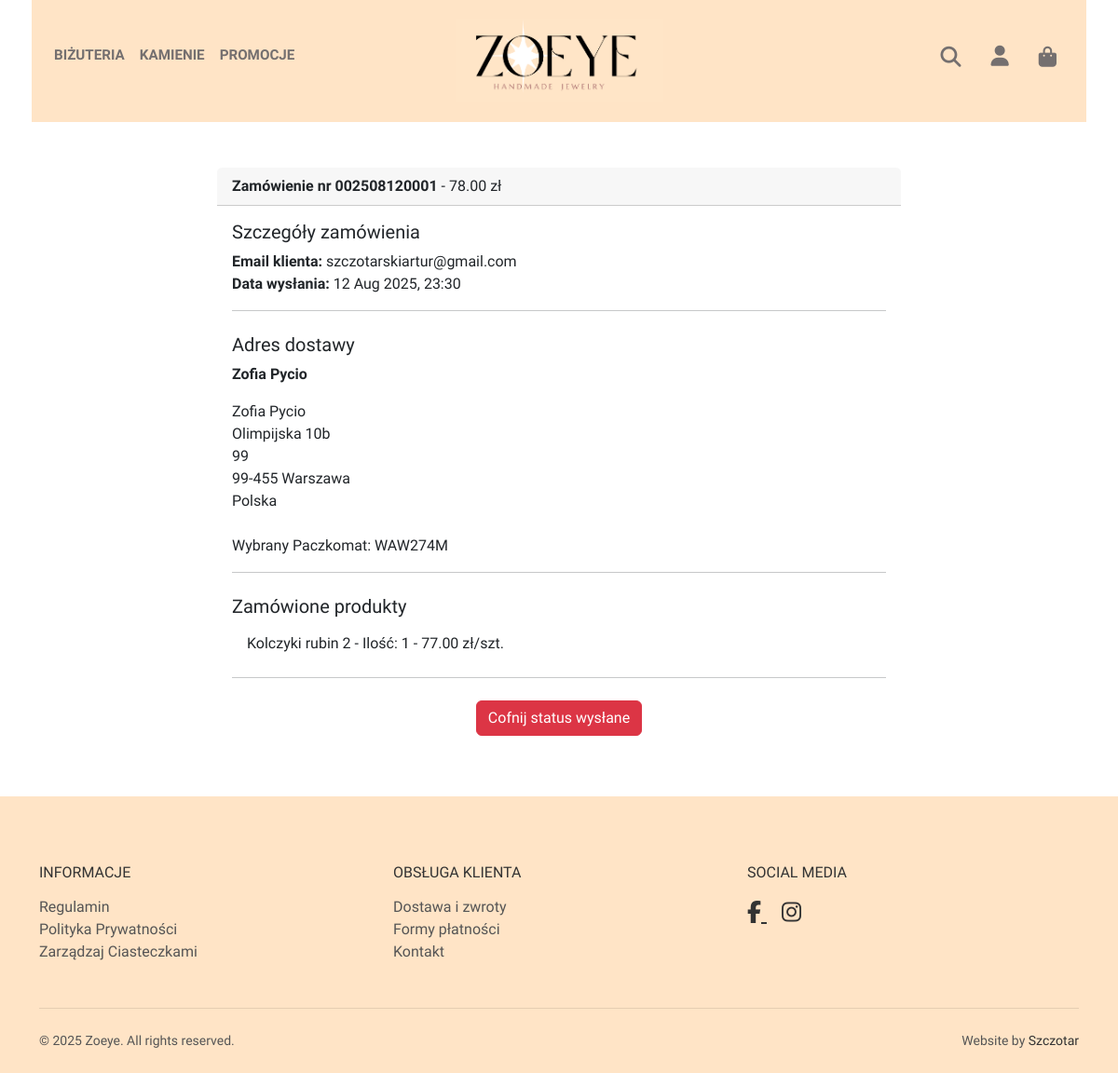
The app's page /payment/orders/8 (signed in) with its own data.
### payment/models.py (models this page shows, shortened)
class Order(models.Model):
    user = models.ForeignKey(User, on_delete=models.CASCADE, null=True, blank=True)
    order_number = models.CharField(max_length=12, unique=True, editable=False)
    full_name = models.CharField(max_length=250)
    email = models.EmailField(max_length=250)
    shipping_address = models.TextField(max_length=15000)
    amount_paid = models.DecimalField(max_digits=7, decimal_places=2)
    date_ordered = models.DateTimeField(auto_now_add=True)
    shipped = models.BooleanField(default=False)
    date_shipped = models.DateTimeField(blank=True, null=True)
    payment_intent_id = models.CharField(max_length=255, blank=True, null=True)

class OrderItem(models.Model):
	order = models.ForeignKey(Order, on_delete=models.CASCADE, null=True)
	product = models.ForeignKey(Product, on_delete=models.CASCADE, null=True, blank=True)
	variation = models.ForeignKey(ProductVariation, on_delete=models.CASCADE, null=True, blank=True)
	user = models.ForeignKey(User, on_delete=models.CASCADE, null=True, blank=True)
	quantity = models.PositiveBigIntegerField(default=1)
	price = models.DecimalField(max_digits=7, decimal_places=2)

### store/models.py (models this page shows, shortened)
class Product(models.Model):
    GENDER_CHOICES = [
        ('unisex', 'Unisex'),
        ('women', 'Kobiety'),
        ('men', 'Mężczyźni'),
    ]
    name = models.CharField(max_length=100)
    price = models.DecimalField(default=0, decimal_places=2, max_digits=6) # Cena bazowa
    category = models.ForeignKey(Category, on_delete=models.CASCADE, default=1)
    description = models.CharField(max_length=2500, default='', blank=True, null = True)
    is_sale = models.BooleanField(default=False)
    sale_price = models.DecimalField(default=0, decimal_places=2, max_digits=6)
    stock = models.PositiveIntegerField(default=0)
    gender = models.CharField(max_length=10, choices=GENDER_CHOICES, default='unisex') # Filtr płci
    materials = models.ManyToManyField(Material, blank=True) # Filtr materiałów/kamieni

### payment/views.py (the view, shortened to what this page needs)
# urls.py: path('orders/<int:pk>', views.orders, name='orders'),
def orders(request, pk):
    if request.user.is_authenticated and request.user.is_superuser:
        order = get_object_or_404(Order, id=pk)
        items = OrderItem.objects.filter(order=order)
        return render(request, 'payment/orders.html', {"order": order, "items": items})
    else:
        messages.error(request, "Access Denied")
        return redirect('home')

### cart/cart.py (called while the page is built, shortened)
    def __len__(self):
        return sum(self.cart.values())

    def _load_from_db(self):
        if self.request.user.is_authenticated:
            try:
                profile = Profile.objects.get(user=self.request.user)
            except Profile.DoesNotExist:
                print(f"Warning: Profile not found for user {self.request.user.username} during cart load.")
            except Exception as e:
                 print(f"Unexpected error loading cart from DB for user {self.request.user.username}: {e}")

### cart/context_processors.py (called while the page is built)
def cart(request):
	return {'cart': Cart(request)}

### store/context_processors.py (called while the page is built)
def site_data(request):
    return {
        'all_materials': Material.objects.all().order_by('name'),
        'all_categories': Category.objects.all().order_by('name'), # Możesz też dodać wszystkie kategorie
    }

def api_keys(request):
    return {
        'INPOST_KEY': settings.INPOST_KEY,
    }

### payment/templates/payment/orders.html (shortened to what this page needs)
{% extends 'base.html' %}
{% block content %}
<div class="container">
    <div class="row">
        <div class="col-md-8 offset-md-2">
            <br/><br/>
            <div class="card">
                <div class="card-header">
                    <strong>Zamówienie nr {{ order.order_number }}</strong> - {{ order.amount_paid|floatformat:2 }} zł
                </div>
                <div class="card-body">
                    <h5 class="card-title">Szczegóły zamówienia</h5>
                    <p class="card-text">
                        <strong>Email klienta:</strong> {{ order.email }}<br/>
                        {% if order.date_shipped %}
                            <strong>Data wysłania:</strong> {{ order.date_shipped|date:"d M Y, H:i" }}
                        {% else %}
                            <strong>Data zamówienia:</strong> {{ order.date_ordered|date:"d M Y, H:i" }}
                        {% endif %}
                    </p>
                    <hr>
                    <h5 class="card-title mt-4">Adres dostawy</h5>
                    <p class="card-text">
                        <strong>{{ order.full_name }}</strong><br/>
                        <pre style="font-family: inherit; font-size: inherit; margin: 0; padding: 0; white-space: pre-wrap;">{{ order.shipping_address }}</pre>
                    </p>
                    <hr>
                    <h5 class="card-title mt-4">Zamówione produkty</h5>
                    <ul class="list-group list-group-flush">
                        {% for item in items %}
                        <li class="list-group-item">
                            {% if item.variation %}
                                {{ item.variation.product.name }} <strong>({{ item.variation.size }})</strong>
                            {% elif item.product %}
                                {{ item.product.name }}
                            {% else %}
                                Produkt usunięty
                            {% endif %}
                            - Ilość: {{ item.quantity }} - {{ item.price|floatformat:2 }} zł/szt.
                        </li>
                        {% endfor %}
                    </ul>
                    <hr>
                    <div class="text-center mt-4">
                        {% if not order.shipped %}
                        <form method="POST" class="d-inline">
                            {% csrf_token %}
                            <input type="hidden" name="shipping_status" value="true">
                            <button type="Submit" class="btn btn-success">Oznacz jako wysłane</button>
                        </form>
                        {% else %}
                        <form method="POST" class="d-inline">
                            <button type="Submit" class="btn btn-danger">Cofnij status wysłane</button>
                        </form>
                        {% endif %}
                    </div>
                </div>
            </div>
            <br/><br/>
        </div>
    </div>
</div>
{% endblock %}

### records on screen
Order: order_number "002508120001", amount_paid "78.00", email "szczotarskiartur@gmail.com", date_shipped "12 Aug 2025, 23:30", full_name "Zofia Pycio", shipping_address "Zofia Pycio Olimpijska 10b 99 99-455 Warszawa Polska Wybrany Paczkomat: WAW274M"
OrderItem: product.name "Kolczyki rubin 2", quantity "1", price "77.00"
